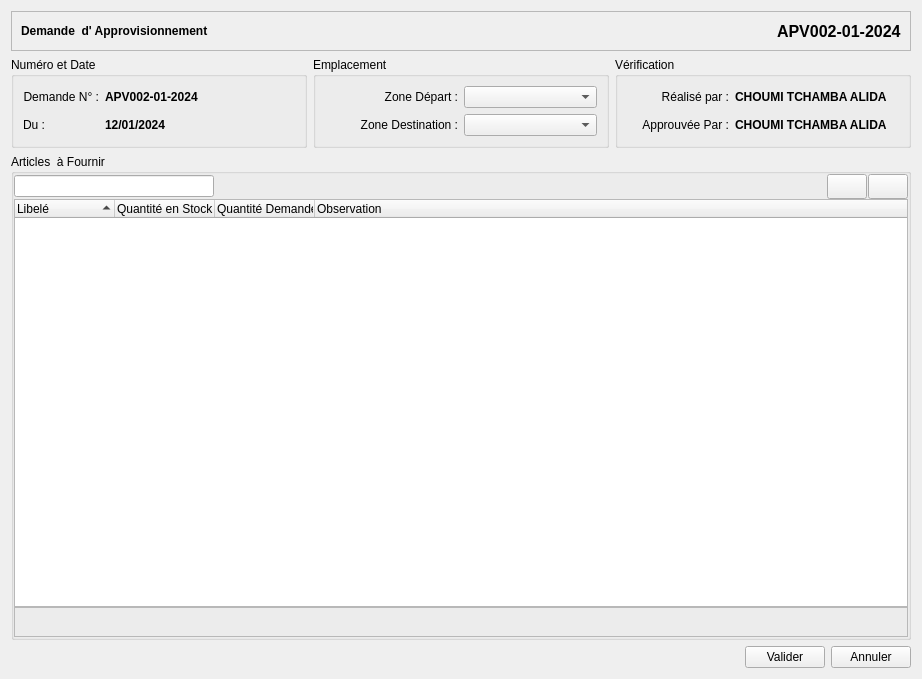
<?xml version="1.0" encoding="UTF-8"?>
<ui version="4.0">
 <class>Form</class>
 <widget class="QWidget" name="Form">
  <property name="geometry">
   <rect>
    <x>0</x>
    <y>0</y>
    <width>922</width>
    <height>679</height>
   </rect>
  </property>
  <property name="windowTitle">
   <string>Form</string>
  </property>
  <layout class="QVBoxLayout" name="verticalLayout_3">
   <item>
    <widget class="QFrame" name="frame_2">
     <property name="enabled">
      <bool>true</bool>
     </property>
     <property name="minimumSize">
      <size>
       <width>0</width>
       <height>40</height>
      </size>
     </property>
     <property name="maximumSize">
      <size>
       <width>16777215</width>
       <height>40</height>
      </size>
     </property>
     <property name="frameShape">
      <enum>QFrame::StyledPanel</enum>
     </property>
     <property name="frameShadow">
      <enum>QFrame::Plain</enum>
     </property>
     <property name="lineWidth">
      <number>0</number>
     </property>
     <layout class="QHBoxLayout" name="horizontalLayout_7">
      <item>
       <widget class="QLabel" name="label_3">
        <property name="sizePolicy">
         <sizepolicy hsizetype="Expanding" vsizetype="Preferred">
          <horstretch>0</horstretch>
          <verstretch>0</verstretch>
         </sizepolicy>
        </property>
        <property name="font">
         <font>
          <bold>true</bold>
         </font>
        </property>
        <property name="lineWidth">
         <number>0</number>
        </property>
        <property name="text">
         <string>Demande  d' Approvisionnement</string>
        </property>
       </widget>
      </item>
      <item>
       <widget class="QLabel" name="label_4">
        <property name="font">
         <font>
          <pointsize>12</pointsize>
          <bold>true</bold>
         </font>
        </property>
        <property name="text">
         <string>APV002-01-2024</string>
        </property>
       </widget>
      </item>
     </layout>
    </widget>
   </item>
   <item>
    <layout class="QHBoxLayout" name="horizontalLayout_6">
     <item>
      <widget class="QGroupBox" name="groupBox">
       <property name="title">
        <string>Numéro et Date</string>
       </property>
       <layout class="QGridLayout" name="gridLayout_4">
        <item row="0" column="0">
         <layout class="QGridLayout" name="gridLayout_3">
          <item row="1" column="0">
           <widget class="QLabel" name="label">
            <property name="sizePolicy">
             <sizepolicy hsizetype="Fixed" vsizetype="Preferred">
              <horstretch>0</horstretch>
              <verstretch>0</verstretch>
             </sizepolicy>
            </property>
            <property name="text">
             <string>Du :</string>
            </property>
            <property name="alignment">
             <set>Qt::AlignRight|Qt::AlignTrailing|Qt::AlignVCenter</set>
            </property>
           </widget>
          </item>
          <item row="1" column="1">
           <widget class="QLabel" name="label_9">
            <property name="sizePolicy">
             <sizepolicy hsizetype="Ignored" vsizetype="Preferred">
              <horstretch>0</horstretch>
              <verstretch>0</verstretch>
             </sizepolicy>
            </property>
            <property name="minimumSize">
             <size>
              <width>70</width>
              <height>0</height>
             </size>
            </property>
            <property name="font">
             <font>
              <bold>true</bold>
             </font>
            </property>
            <property name="text">
             <string>12/01/2024</string>
            </property>
           </widget>
          </item>
          <item row="0" column="0">
           <widget class="QLabel" name="label_5">
            <property name="sizePolicy">
             <sizepolicy hsizetype="Fixed" vsizetype="Preferred">
              <horstretch>0</horstretch>
              <verstretch>0</verstretch>
             </sizepolicy>
            </property>
            <property name="text">
             <string>Demande N° :</string>
            </property>
            <property name="alignment">
             <set>Qt::AlignRight|Qt::AlignTrailing|Qt::AlignVCenter</set>
            </property>
           </widget>
          </item>
          <item row="0" column="1">
           <widget class="QLabel" name="label_8">
            <property name="sizePolicy">
             <sizepolicy hsizetype="Ignored" vsizetype="Preferred">
              <horstretch>0</horstretch>
              <verstretch>0</verstretch>
             </sizepolicy>
            </property>
            <property name="minimumSize">
             <size>
              <width>95</width>
              <height>0</height>
             </size>
            </property>
            <property name="font">
             <font>
              <bold>true</bold>
             </font>
            </property>
            <property name="text">
             <string>APV002-01-2024</string>
            </property>
            <property name="alignment">
             <set>Qt::AlignLeading|Qt::AlignLeft|Qt::AlignVCenter</set>
            </property>
           </widget>
          </item>
         </layout>
        </item>
       </layout>
      </widget>
     </item>
     <item>
      <widget class="QGroupBox" name="groupBox_4">
       <property name="title">
        <string>Emplacement</string>
       </property>
       <layout class="QGridLayout" name="gridLayout_6">
        <item row="0" column="0">
         <layout class="QGridLayout" name="gridLayout_5">
          <item row="1" column="1">
           <widget class="QComboBox" name="comboBox_3"/>
          </item>
          <item row="1" column="0">
           <widget class="QLabel" name="label_12">
            <property name="text">
             <string>Zone Destination :</string>
            </property>
            <property name="alignment">
             <set>Qt::AlignRight|Qt::AlignTrailing|Qt::AlignVCenter</set>
            </property>
           </widget>
          </item>
          <item row="0" column="0">
           <widget class="QLabel" name="label_17">
            <property name="text">
             <string>Zone Départ :</string>
            </property>
            <property name="alignment">
             <set>Qt::AlignRight|Qt::AlignTrailing|Qt::AlignVCenter</set>
            </property>
           </widget>
          </item>
          <item row="0" column="1">
           <widget class="QComboBox" name="comboBox_4"/>
          </item>
         </layout>
        </item>
       </layout>
      </widget>
     </item>
     <item>
      <widget class="QGroupBox" name="groupBox_2">
       <property name="title">
        <string>Vérification</string>
       </property>
       <layout class="QGridLayout" name="gridLayout_2">
        <item row="0" column="0">
         <layout class="QHBoxLayout" name="horizontalLayout_4">
          <property name="sizeConstraint">
           <enum>QLayout::SetFixedSize</enum>
          </property>
          <item>
           <widget class="QLabel" name="label_2">
            <property name="maximumSize">
             <size>
              <width>90</width>
              <height>16777215</height>
             </size>
            </property>
            <property name="text">
             <string>Réalisé par :</string>
            </property>
            <property name="alignment">
             <set>Qt::AlignRight|Qt::AlignTrailing|Qt::AlignVCenter</set>
            </property>
           </widget>
          </item>
          <item>
           <widget class="QLabel" name="label_10">
            <property name="sizePolicy">
             <sizepolicy hsizetype="Fixed" vsizetype="Preferred">
              <horstretch>0</horstretch>
              <verstretch>0</verstretch>
             </sizepolicy>
            </property>
            <property name="font">
             <font>
              <bold>true</bold>
             </font>
            </property>
            <property name="text">
             <string>CHOUMI TCHAMBA ALIDA</string>
            </property>
           </widget>
          </item>
         </layout>
        </item>
        <item row="1" column="0">
         <layout class="QHBoxLayout" name="horizontalLayout_5">
          <property name="sizeConstraint">
           <enum>QLayout::SetFixedSize</enum>
          </property>
          <item>
           <widget class="QLabel" name="label_7">
            <property name="maximumSize">
             <size>
              <width>90</width>
              <height>16777215</height>
             </size>
            </property>
            <property name="text">
             <string>Approuvée Par :</string>
            </property>
            <property name="alignment">
             <set>Qt::AlignRight|Qt::AlignTrailing|Qt::AlignVCenter</set>
            </property>
           </widget>
          </item>
          <item>
           <widget class="QLabel" name="label_11">
            <property name="sizePolicy">
             <sizepolicy hsizetype="Fixed" vsizetype="Preferred">
              <horstretch>0</horstretch>
              <verstretch>0</verstretch>
             </sizepolicy>
            </property>
            <property name="font">
             <font>
              <bold>true</bold>
             </font>
            </property>
            <property name="text">
             <string>CHOUMI TCHAMBA ALIDA</string>
            </property>
           </widget>
          </item>
         </layout>
        </item>
       </layout>
      </widget>
     </item>
    </layout>
   </item>
   <item>
    <widget class="QGroupBox" name="groupBox_3">
     <property name="title">
      <string>Articles  à Fournir</string>
     </property>
     <layout class="QGridLayout" name="gridLayout">
      <property name="leftMargin">
       <number>0</number>
      </property>
      <property name="topMargin">
       <number>0</number>
      </property>
      <property name="rightMargin">
       <number>0</number>
      </property>
      <property name="bottomMargin">
       <number>0</number>
      </property>
      <property name="spacing">
       <number>0</number>
      </property>
      <item row="0" column="0">
       <layout class="QVBoxLayout" name="verticalLayout_2">
        <property name="spacing">
         <number>0</number>
        </property>
        <item>
         <layout class="QHBoxLayout" name="horizontalLayout">
          <property name="spacing">
           <number>1</number>
          </property>
          <item>
           <widget class="QLineEdit" name="lineEdit">
            <property name="sizePolicy">
             <sizepolicy hsizetype="Expanding" vsizetype="Fixed">
              <horstretch>0</horstretch>
              <verstretch>0</verstretch>
             </sizepolicy>
            </property>
            <property name="maximumSize">
             <size>
              <width>200</width>
              <height>16777215</height>
             </size>
            </property>
            <property name="toolTip">
             <string extracomment="Enter Barcode to Scan"/>
            </property>
           </widget>
          </item>
          <item>
           <spacer name="horizontalSpacer">
            <property name="orientation">
             <enum>Qt::Horizontal</enum>
            </property>
            <property name="sizeHint" stdset="0">
             <size>
              <width>28</width>
              <height>25</height>
             </size>
            </property>
           </spacer>
          </item>
          <item>
           <widget class="QPushButton" name="pushButton_2">
            <property name="minimumSize">
             <size>
              <width>0</width>
              <height>25</height>
             </size>
            </property>
            <property name="icon">
             <iconset resource="stock.qrc">
              <normaloff>:/icons/icons/list-remove.png</normaloff>:/icons/icons/list-remove.png</iconset>
            </property>
           </widget>
          </item>
          <item>
           <widget class="QPushButton" name="pushButton">
            <property name="minimumSize">
             <size>
              <width>0</width>
              <height>25</height>
             </size>
            </property>
            <property name="icon">
             <iconset resource="stock.qrc">
              <normaloff>:/icons/icons/list-add.png</normaloff>:/icons/icons/list-add.png</iconset>
            </property>
           </widget>
          </item>
         </layout>
        </item>
        <item>
         <widget class="QWidget" name="widget" native="true">
          <layout class="QVBoxLayout" name="verticalLayout">
           <property name="spacing">
            <number>0</number>
           </property>
           <property name="leftMargin">
            <number>0</number>
           </property>
           <property name="topMargin">
            <number>0</number>
           </property>
           <property name="rightMargin">
            <number>0</number>
           </property>
           <property name="bottomMargin">
            <number>0</number>
           </property>
           <item>
            <widget class="QTreeWidget" name="treeWidget">
             <property name="alternatingRowColors">
              <bool>true</bool>
             </property>
             <property name="uniformRowHeights">
              <bool>true</bool>
             </property>
             <property name="sortingEnabled">
              <bool>true</bool>
             </property>
             <attribute name="headerHighlightSections">
              <bool>true</bool>
             </attribute>
             <column>
              <property name="text">
               <string>Libelé</string>
              </property>
             </column>
             <column>
              <property name="text">
               <string>Quantité en Stock</string>
              </property>
             </column>
             <column>
              <property name="text">
               <string>Quantité Demandée</string>
              </property>
             </column>
             <column>
              <property name="text">
               <string>Observation</string>
              </property>
             </column>
            </widget>
           </item>
           <item>
            <widget class="QFrame" name="frame_3">
             <property name="minimumSize">
              <size>
               <width>0</width>
               <height>30</height>
              </size>
             </property>
             <property name="frameShape">
              <enum>QFrame::StyledPanel</enum>
             </property>
             <property name="frameShadow">
              <enum>QFrame::Raised</enum>
             </property>
            </widget>
           </item>
          </layout>
         </widget>
        </item>
       </layout>
      </item>
     </layout>
    </widget>
   </item>
   <item>
    <layout class="QHBoxLayout" name="horizontalLayout_2">
     <item>
      <spacer name="horizontalSpacer_2">
       <property name="orientation">
        <enum>Qt::Horizontal</enum>
       </property>
       <property name="sizeHint" stdset="0">
        <size>
         <width>40</width>
         <height>20</height>
        </size>
       </property>
      </spacer>
     </item>
     <item>
      <widget class="QPushButton" name="pushButton_3">
       <property name="text">
        <string>Valider</string>
       </property>
      </widget>
     </item>
     <item>
      <widget class="QPushButton" name="pushButton_4">
       <property name="text">
        <string>Annuler</string>
       </property>
      </widget>
     </item>
    </layout>
   </item>
  </layout>
 </widget>
 <resources>
  <include location="stock.qrc"/>
 </resources>
 <connections/>
</ui>
